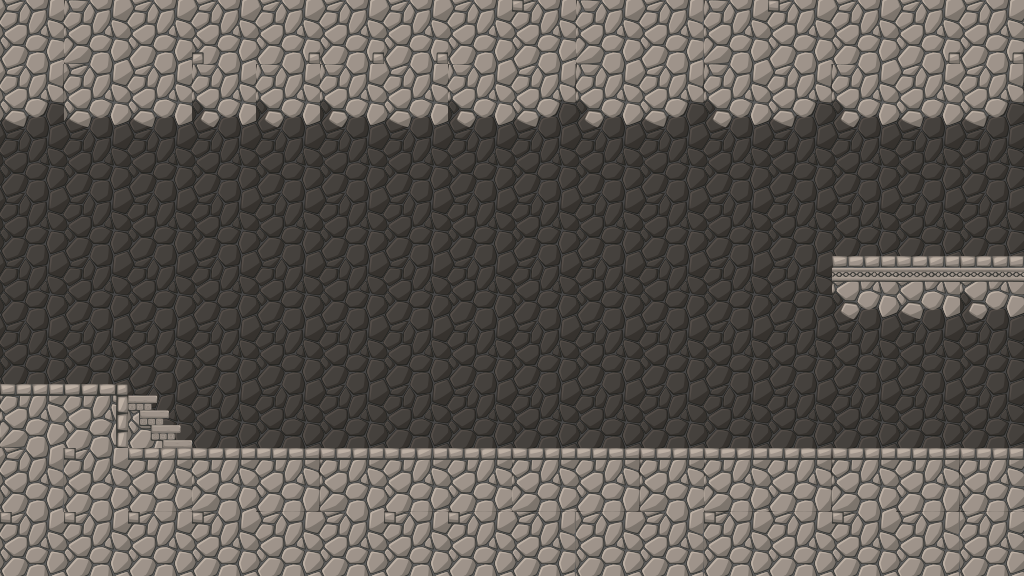

This game map was drawn from its Tiled (.tmx) file and the tilesets committed beside it. A one-line description and the trimmed map source follow:
An orthogonal 16x9 tile map with 64x64 px tiles, 2 tile layers (Background, Platforms).

<map version="1.0" orientation="orthogonal" renderorder="right-down" width="16" height="9" tilewidth="64" tileheight="64" nextobjectid="1">
 <tileset firstgid="1" name="main_menu_tm" tilewidth="64" tileheight="64" tilecount="50" columns="10">
  <image source="timetale_tilemap_64.png" width="640" height="320" />
 </tileset>
 <layer name="Background" width="16" height="9">
  <data>[144 cells, 144 non-empty, 1 distinct tile ids]</data>
 </layer>
 <layer name="Platforms" width="16" height="9">
  <data>[144 cells, 70 non-empty, 17 distinct tile ids]</data>
 </layer>
</map>
